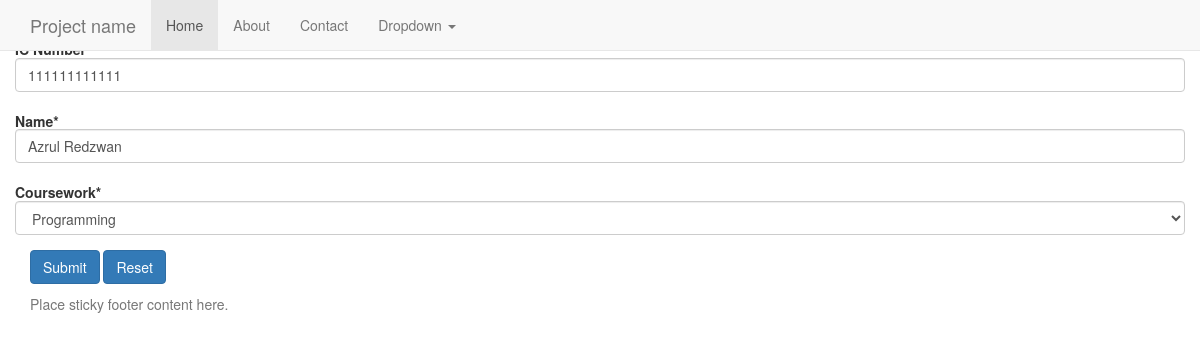
The app's page /1/edit with its own data.
### student/models.py (models this page shows, shortened)
class student(models.Model):
	PROGRAMMING = 'PR'
	NETWORKING = 'NT'
	PCTECH = 'PC'
	COURSE_CHOICES = (
		(PROGRAMMING, 'Programming'),
		(NETWORKING, 'Networking'),
		(PCTECH, 'PC Technichian'),
		)
	icnum = models.CharField('IC Number',max_length=12,unique=True,blank=False,null=False)
	name = models.CharField('Name',max_length=300,blank=False,null=False)
	course = models.CharField('Coursework',max_length=2,choices=COURSE_CHOICES,default=PCTECH)
	createdby = models.ForeignKey('auth.User', on_delete=models.CASCADE)
	created_date = models.DateTimeField('Created Date',auto_now_add=True)

### student/views.py (the view)
# urls.py: url(r'^(?P<pk>\d+)/edit$', views.student_edit, name='student_edit'),
def student_edit(request,pk):
    stud = get_object_or_404(student, pk=pk)
    if request.method == "POST":
        form = StudentForm(request.POST,instance=stud)
        if form.is_valid():
            stud = form.save(commit=False)
            stud.createdby = request.user
            stud.save()
            messages.success(request, "Student record with ID: " + str(stud.pk) + " has been updated! ")
            return redirect(reverse_lazy('student_detail',kwargs={'pk': stud.pk }))
    else:
        form = StudentForm(instance=stud)
    return render(request, 'student/student_edit.html', {'form': form})

### student/forms.py (shortened to what this page needs)
class StudentForm(forms.ModelForm):
    def __init__(self, *args, **kwargs):
        super(StudentForm, self).__init__(*args, **kwargs)
        self.helper = FormHelper(self)
        self.helper.form_class = 'form-horizontal'
        self.helper.layout.append(Submit('submit_change', 'Submit', css_class="btn-primary"))
        self.helper.layout.append(HTML('<a class="btn btn-primary" href={% url "student_home" %}>Reset</a>'))
    class Meta:
        model = student
        fields = ('icnum', 'name', 'course',)

### templates/student/student_edit.html
{% extends 'base.html' %}
{% load crispy_forms_tags %}
{% block content %}
    <h5>Edit Student<h5>
    {% crispy form %}
{% endblock %}

### records on screen
student: icnum "111111111111", name "Azrul Redzwan", course "Programming"
